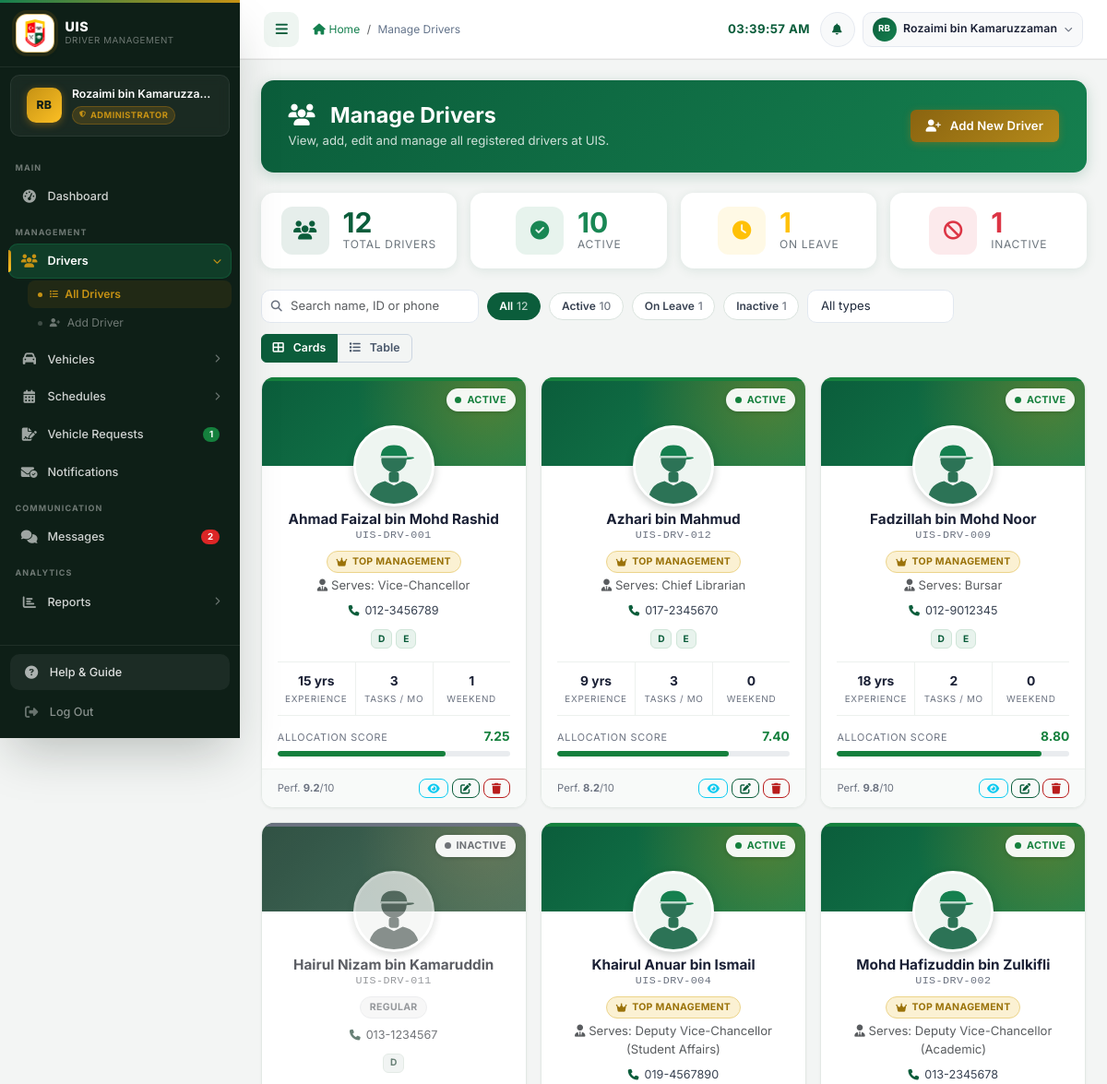
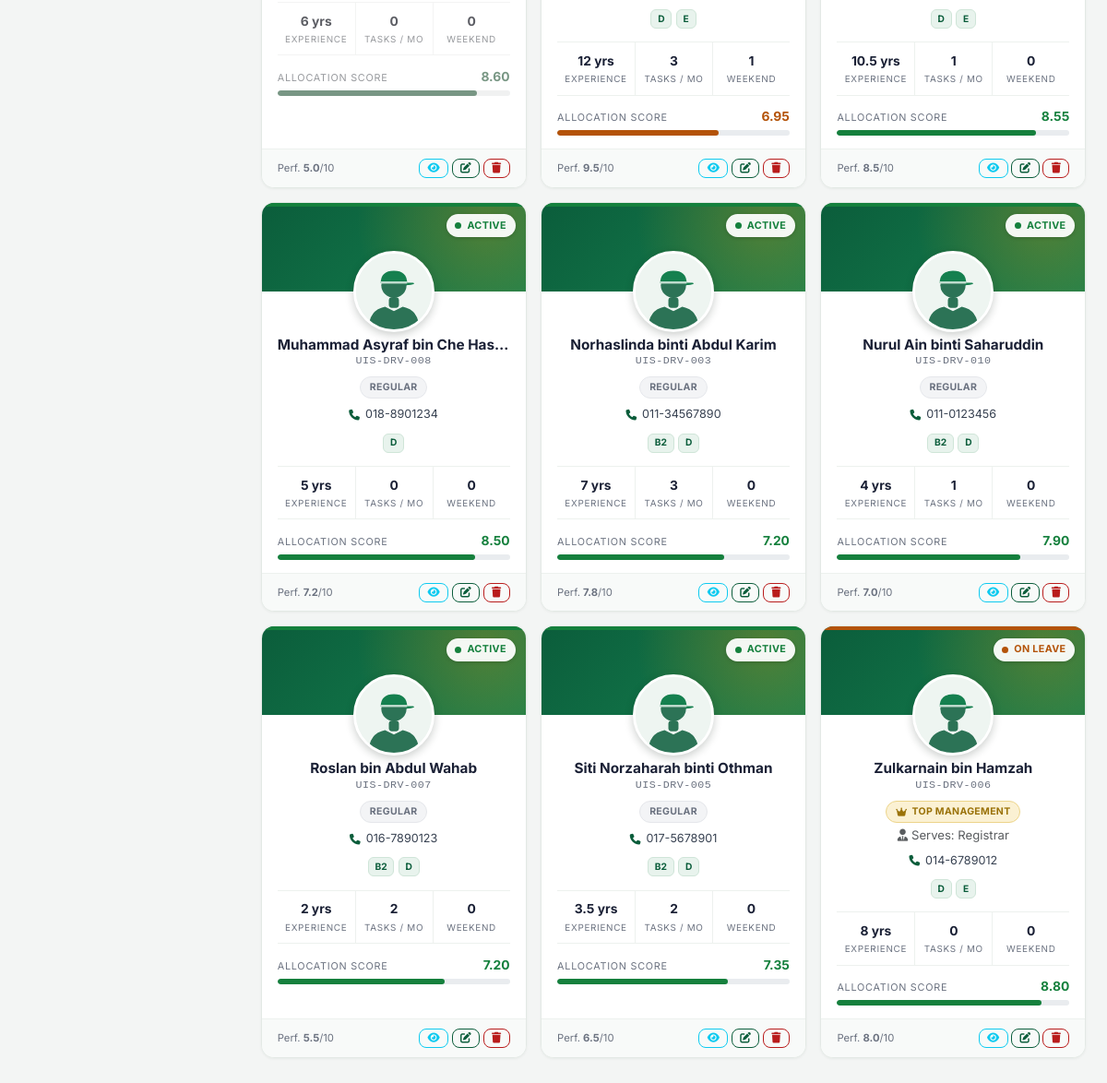
Screenshot of /admin/drivers.php (signed in) with the database file from the repository (2 pictures, top to bottom).
### tables this page shows
CREATE TABLE drivers (
    driver_id           INT             NOT NULL AUTO_INCREMENT,
    employee_id         VARCHAR(20)     NOT NULL,
    name                VARCHAR(100)    NOT NULL,
    phone               VARCHAR(20)     NULL DEFAULT NULL,
    email               VARCHAR(100)    NULL DEFAULT NULL,
    address             TEXT            NULL DEFAULT NULL,
    experience_years    DECIMAL(4,1)    NOT NULL DEFAULT 0,
    performance_score   DECIMAL(5,2)    NOT NULL DEFAULT 5.00  COMMENT '0-10 scale',
    certification_score DECIMAL(5,2)    NOT NULL DEFAULT 5.00  COMMENT '0-10 scale',
    license_number      VARCHAR(50)     NULL DEFAULT NULL,
    license_class       VARCHAR(10)     NULL DEFAULT NULL COMMENT 'comma list: B2,D,E',
    license_expiry      DATE            NULL DEFAULT NULL,
    status              ENUM('active','inactive','on_leave') NOT NULL DEFAULT 'active',
    driver_type         ENUM('top_management','regular') NOT NULL DEFAULT 'regular',
    assigned_to         VARCHAR(150)    NULL DEFAULT NULL COMMENT 'Top Management drivers: the one Top Management officer this driver serves',
    photo               VARCHAR(255)    NULL DEFAULT NULL COMMENT 'relative path under uploads/drivers/',
    created_at          TIMESTAMP       NOT NULL DEFAULT CURRENT_TIMESTAMP,
    updated_at          TIMESTAMP       NOT NULL DEFAULT CURRENT_TIMESTAMP ON UPDATE CURRENT_TIMESTAMP,
    PRIMARY KEY (driver_id),
    UNIQUE KEY uq_drivers_employee_id (employee_id),
    UNIQUE KEY uq_drivers_assigned_to (assigned_to)
);

### config/database.php (called while the page is built, shortened)
<?php
function driverPhotoUrl(?string $photo): string
{
    return SITE_URL . '/assets/images/drivers/avatar.svg';
}

### admin/drivers.php (the view, shortened to what this page needs)
<?php
require_once '../config/database.php';
$result  = $conn->query("SELECT * FROM drivers ORDER BY name ASC");
$drivers = $result ? $result->fetch_all(MYSQLI_ASSOC) : [];
$total    = count($drivers);
$active   = 0;
$on_leave = 0;
$inactive = 0;
foreach ($drivers as &$d) {
    switch ($d['status']) {
        case 'active':   $active++;   break;
        case 'on_leave': $on_leave++; break;
        case 'inactive': $inactive++; break;
    }
}
?>
<!DOCTYPE html>
<html lang="en">
<head>
    <link href="https://cdn.jsdelivr.net/npm/bootstrap@5.3.0/dist/css/bootstrap.min.css" rel="stylesheet">
    <link href="https://cdnjs.cloudflare.com/ajax/libs/font-awesome/6.4.0/css/all.min.css" rel="stylesheet">
    <link href="https://cdn.datatables.net/1.13.6/css/dataTables.bootstrap5.min.css" rel="stylesheet">
    <link href="<?php echo SITE_URL; ?>/assets/css/style.css" rel="stylesheet">
</head>
<body>
<?php include '../includes/sidebar.php'; ?>
<main class="main-content p-4">
    <div class="page-header d-flex justify-content-between align-items-center flex-wrap gap-3">
        <div>
            <h1><i class="fas fa-users me-2" aria-hidden="true"></i>Manage Drivers</h1>
            <p>View, add, edit and manage all registered drivers at UIS.</p>
        </div>
        <a href="<?php echo SITE_URL; ?>/admin/add_driver.php" class="btn btn-warning fw-semibold">
            <i class="fas fa-user-plus me-1" aria-hidden="true"></i> Add New Driver
        </a>
    </div>
    <div class="row g-3 mb-4">
        <div class="col-6 col-md-3">
            <div class="card stat-card h-100 p-3">
                <div class="d-flex align-items-center gap-3">
                    <div class="stat-icon bg-primary bg-opacity-10 text-primary">
                        <i class="fas fa-users" aria-hidden="true"></i>
                    </div>
                    <div>
                        <div class="stat-value text-primary"><?php echo $total; ?></div>
                        <div class="stat-label">Total Drivers</div>
                    </div>
                </div>
            </div>
        </div>
        <div class="col-6 col-md-3">
            <div class="card stat-card h-100 p-3">
                <div class="d-flex align-items-center gap-3">
                    <div class="stat-icon bg-success bg-opacity-10 text-success">
                        <i class="fas fa-circle-check" aria-hidden="true"></i>
                    </div>
                    <div>
                        <div class="stat-value text-success"><?php echo $active; ?></div>
                        <div class="stat-label">Active</div>
                    </div>
                </div>
            </div>
        </div>
        <div class="col-6 col-md-3">
            <div class="card stat-card h-100 p-3">
                <div class="d-flex align-items-center gap-3">
                    <div class="stat-icon bg-warning bg-opacity-10 text-warning">
                        <i class="fas fa-clock" aria-hidden="true"></i>
                    </div>
                    <div>
                        <div class="stat-value text-warning"><?php echo $on_leave; ?></div>
                        <div class="stat-label">On Leave</div>
                    </div>
                </div>
            </div>
        </div>
        <div class="col-6 col-md-3">
            <div class="card stat-card h-100 p-3">
                <div class="d-flex align-items-center gap-3">
                    <div class="stat-icon bg-danger bg-opacity-10 text-danger">
                        <i class="fas fa-ban" aria-hidden="true"></i>
                    </div>
                    <div>
                        <div class="stat-value text-danger"><?php echo $inactive; ?></div>
                        <div class="stat-label">Inactive</div>
                    </div>
                </div>
            </div>
        </div>
    </div>
    <div class="vtoolbar">
        <div class="vtoolbar-left" id="cardFilters">
            <div class="vsearch">
                <i class="fas fa-magnifying-glass" aria-hidden="true"></i>
                <input type="search" id="dSearch" class="form-control form-control-sm"
                       placeholder="Search name, ID or phone" aria-label="Search drivers">
            </div>
            <button type="button" class="vchip active" data-status="all">All<span class="n"><?php echo $total; ?></span></button>
            <button type="button" class="vchip" data-status="active">Active<span class="n"><?php echo $active; ?></span></button>
            <button type="button" class="vchip" data-status="on_leave">On Leave<span class="n"><?php echo $on_leave; ?></span></button>
            <button type="button" class="vchip" data-status="inactive">Inactive<span class="n"><?php echo $inactive; ?></span></button>
            <select id="dType" class="form-select form-select-sm" style="width:auto;border-radius:10px;" aria-label="Filter by driver type">
                <option value="all">All types</option>
            </select>
        </div>
        <div class="btn-group view-toggle" role="group" aria-label="Switch view">
            <button type="button" class="btn btn-outline-secondary active" data-view="cards"><i class="fas fa-table-cells-large me-1"></i>Cards</button>
            <button type="button" class="btn btn-outline-secondary" data-view="table"><i class="fas fa-list me-1"></i>Table</button>
        </div>
    </div>
    <div id="cardsView">
        <div class="row g-3" id="driverCards">
        <?php foreach ($drivers as $d): ?>
            <?php
                $dStatusLabel = match($d['status']) {
                    'active' => 'Active', 'on_leave' => 'On Leave', 'inactive' => 'Inactive',
                    default  => ucfirst($d['status']),
                };
                $dType     = ($d['driver_type'] ?? 'regular') === 'top_management' ? 'top_management' : 'regular';
                $dScore    = max(0, min(10, (float)$d['priority_score']));
                $dScoreCol = $dScore >= 7 ? '#15803d' : ($dScore >= 5 ? '#b45309' : '#b91c1c');
                $dPhotoUrl = driverPhotoUrl($d['photo'] ?? null);
                $dFallback = driverPhotoUrl(null);
                $dLicenses = array_values(array_filter(array_map('trim', explode(',', (string)($d['license_class'] ?? '')))));
                $dSearch   = strtolower($d['name'] . ' ' . $d['employee_id'] . ' ' . $d['phone']);
                $dExp      = (float)$d['experience_years'];
                $dNameJs   = htmlspecialchars(addslashes($d['name']));
            ?>
            <div class="col-12 col-md-6 col-xl-4 col-xxl-3 dcol"
                 data-status="<?php echo htmlspecialchars($d['status']); ?>"
                 data-type="<?php echo $dType; ?>"
                 data-search="<?php echo htmlspecialchars($dSearch); ?>">
                <article class="dcard st-<?php echo htmlspecialchars($d['status']); ?>">
                    <div class="dbanner">
                        <span class="dstatus"><?php echo $dStatusLabel; ?></span>
                        <div class="davatar">
                            <img alt="" src="<?php echo htmlspecialchars($dPhotoUrl); ?>"
                                 data-fallback="<?php echo htmlspecialchars($dFallback); ?>"
                                 alt="<?php echo htmlspecialchars($d['name']); ?>"
                                 loading="lazy" decoding="async"
                                 onerror="if(!this.dataset.failed){this.dataset.failed='1';this.src=this.dataset.fallback;}">
                        </div>
                    </div>
                    <div class="dcard-body">
                        <div class="dname" title="<?php echo htmlspecialchars($d['name']); ?>"><?php echo htmlspecialchars($d['name']); ?></div>
                        <div class="did"><?php echo htmlspecialchars($d['employee_id']); ?></div>
                        <?php if ($dType === 'top_management'): ?>
                        <span class="dtype dtype-vip"><i class="fas fa-crown" aria-hidden="true"></i>Top Management</span>
                        <?php if (!empty($d['assigned_to'])): ?>
                        <div class="small text-muted mt-1" title="The Top Management officer this driver serves"><i class="fas fa-user-tie me-1" aria-hidden="true"></i>Serves: <?php echo htmlspecialchars($d['assigned_to']); ?></div>
                        <?php endif; ?>
                        <?php else: ?>
                        <span class="dtype dtype-regular">Regular</span>
                        <?php endif; ?>
                        <div>
                            <?php if (!empty($d['phone'])): ?>
                            <a class="dphone" href="tel:<?php echo htmlspecialchars(preg_replace('/[^\d+]/', '', $d['phone'])); ?>">
                                <i class="fas fa-phone" aria-hidden="true"></i><?php echo htmlspecialchars($d['phone']); ?>
                            </a>
                            <?php endif; ?>
                        </div>
                        <div class="dlic" aria-label="Licence classes">
                            <?php if ($dLicenses): foreach ($dLicenses as $lc): ?>
                            <span class="lic"><?php echo htmlspecialchars($lc); ?></span>
                            <?php endforeach; else: ?>
                            <span class="lic-none">No licence class</span>
                            <?php endif; ?>
                        </div>
                        <div class="dspecs">
                            <div class="dspec">
                                <div class="v"><?php echo rtrim(rtrim(number_format($dExp, 1), '0'), '.'); ?> yr<?php echo $dExp != 1 ? 's' : ''; ?></div>
                                <div class="l">Experience</div>
                            </div>
                            <div class="dspec">
                                <div class="v"><?php echo (int)$d['month_tasks']; ?></div>
                                <div class="l">Tasks / mo</div>
                            </div>
                            <div class="dspec">
                                <div class="v"><?php echo (int)$d['month_weekend']; ?></div>
                                <div class="l">Weekend</div>
                            </div>
                        </div>
                        <div class="dscore" style="--sc:<?php echo $dScoreCol; ?>"
                             title="Higher score = recommended first (fewer tasks and weekend tasks, more experience)">
                            <div class="top"><span>Allocation score</span><b><?php echo number_format($dScore, 2); ?></b></div>
                            <div class="bar" role="progressbar" aria-valuemin="0" aria-valuemax="10"
                                 aria-valuenow="<?php echo number_format($dScore, 2, '.', ''); ?>"
                                 aria-label="Allocation score"><span style="width:<?php echo round($dScore * 10, 1); ?>%"></span></div>
                        </div>
                    </div>
                    <div class="dcard-foot">
                        <span class="dfoot-note">Perf. <b><?php echo number_format((float)$d['performance_score'], 1); ?></b>/10</span>
                        <span class="dactions d-flex gap-1">
                            <button type="button" class="btn btn-outline-info" title="View Driver"
                                    onclick="viewDriver(<?php echo (int)$d['driver_id']; ?>)"
                                    aria-label="View <?php echo htmlspecialchars($d['name']); ?>"><i class="fas fa-eye" aria-hidden="true"></i></button>
                            <a href="<?php echo SITE_URL; ?>/admin/edit_driver.php?id=<?php echo (int)$d['driver_id']; ?>"
                               class="btn btn-outline-primary" title="Edit Driver"
                               aria-label="Edit <?php echo htmlspecialchars($d['name']); ?>"><i class="fas fa-pen-to-square" aria-hidden="true"></i></a>
                            <button type="button" class="btn btn-outline-danger" title="Delete Driver"
                                    onclick="confirmDelete(<?php echo (int)$d['driver_id']; ?>, '<?php echo $dNameJs; ?>')"
                                    aria-label="Delete <?php echo htmlspecialchars($d['name']); ?>"><i class="fas fa-trash" aria-hidden="true"></i></button>
                        </span>
                    </div>
                </article>
            </div>
        <?php endforeach; ?>
        </div>
    </div>
</main>
</body>
</html>

### rows the page displays
drivers: status "ACTIVE", name "Ahmad Faizal bin Mohd Rashid", employee "UIS-DRV-001", assigned_to "Vice-Chancellor", phone "012-3456789", license_class "D", license_class "E", experience_years "15", month_tasks "3", driver_id "1", dScore "7.25", $dScore * 10 72.5 (drawn), performance_score "9.2"
drivers: status "ACTIVE", name "Azhari bin Mahmud", employee "UIS-DRV-012", assigned_to "Chief Librarian", phone "017-2345670", license_class "D", license_class "E", experience_years "9", month_tasks "3", month_weekend "0", dScore "7.40", $dScore * 10 74 (drawn), performance_score "8.2"
drivers: status "ACTIVE", name "Fadzillah bin Mohd Noor", employee "UIS-DRV-009", assigned_to "Bursar", phone "012-9012345", license_class "D", license_class "E", experience_years "18", month_tasks "2", month_weekend "0", dScore "8.80", $dScore * 10 88 (drawn), performance_score "9.8"
drivers: status "INACTIVE", name "Hairul Nizam bin Kamaruddin", employee "UIS-DRV-011", driver_type "REGULAR", phone "013-1234567", license_class "D", experience_years "6", month_tasks "0", month_weekend "0", dScore "8.60", $dScore * 10 86 (drawn), performance_score "5.0"
drivers: status "ACTIVE", name "Khairul Anuar bin Ismail", employee "UIS-DRV-004", assigned_to "Deputy Vice-Chancellor (Student Affairs)", phone "019-4567890", license_class "D", license_class "E", experience_years "12", month_tasks "3", month_weekend "1", dScore "6.95", $dScore * 10 69.5 (drawn), performance_score "9.5"
drivers: status "ACTIVE", name "Mohd Hafizuddin bin Zulkifli", employee "UIS-DRV-002", assigned_to "Deputy Vice-Chancellor (Academic)", phone "013-2345678", license_class "D", license_class "E", experience_years "10.5", month_tasks "1", month_weekend "0", dScore "8.55", $dScore * 10 85.5 (drawn), performance_score "8.5"
drivers: status "ACTIVE", name "Muhammad Asyraf bin Che Has…", employee "UIS-DRV-008", driver_type "REGULAR", phone "018-8901234", license_class "D", experience_years "5", month_tasks "0", month_weekend "0", dScore "8.50", $dScore * 10 85 (drawn), performance_score "7.2"
drivers: status "ACTIVE", name "Norhaslinda binti Abdul Karim", employee "UIS-DRV-003", driver_type "REGULAR", phone "011-34567890", license_class "B2", license_class "D", experience_years "7", driver_id "3", month_weekend "0", dScore "7.20", $dScore * 10 72 (drawn), performance_score "7.8"
drivers: status "ACTIVE", name "Nurul Ain binti Saharuddin", employee "UIS-DRV-010", driver_type "REGULAR", phone "011-0123456", license_class "B2", license_class "D", experience_years "4", month_tasks "1", month_weekend "0", dScore "7.90", $dScore * 10 79 (drawn), performance_score "7.0"
drivers: status "ACTIVE", name "Roslan bin Abdul Wahab", employee "UIS-DRV-007", driver_type "REGULAR", phone "016-7890123", license_class "B2", license_class "D", experience_years "2", month_tasks "2", month_weekend "0", dScore "7.20", $dScore * 10 72 (drawn), performance_score "5.5"
drivers: status "ACTIVE", name "Siti Norzaharah binti Othman", employee "UIS-DRV-005", driver_type "REGULAR", phone "017-5678901", license_class "B2", license_class "D", experience_years "3.5", month_tasks "2", month_weekend "0", dScore "7.35", $dScore * 10 73.5 (drawn), performance_score "6.5"
drivers: status "ON LEAVE", name "Zulkarnain bin Hamzah", employee "UIS-DRV-006", assigned_to "Registrar", phone "014-6789012", license_class "D", license_class "E", experience_years "8", month_tasks "0", month_weekend "0", dScore "8.80", $dScore * 10 88 (drawn), performance_score "8.0"

### other values shown
$initials "RB"
$full_name "Rozaimi bin Kamaruzza…"
$role_label "ADMINISTRATOR"
$_approved_requests "1"
$_unread_msgs "2"
$page_title "Manage Drivers"
$full_name "Rozaimi bin Kamaruzzaman"
$total "12"
$active "10"
$on_leave "1"
$inactive "1"
